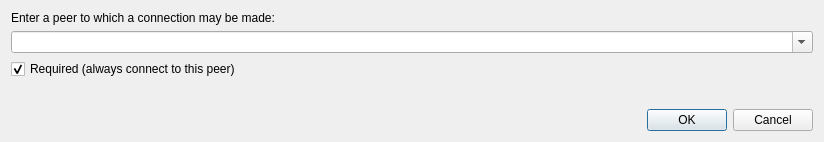
<?xml version="1.0" encoding="UTF-8"?>
<ui version="4.0">
 <class>Connect</class>
 <widget class="QDialog" name="Connect">
  <property name="windowModality">
   <enum>Qt::WindowModal</enum>
  </property>
  <property name="geometry">
   <rect>
    <x>0</x>
    <y>0</y>
    <width>824</width>
    <height>142</height>
   </rect>
  </property>
  <property name="windowTitle">
   <string>Connect to Peer</string>
  </property>
  <property name="modal">
   <bool>true</bool>
  </property>
  <layout class="QVBoxLayout" name="verticalLayout">
   <item>
    <layout class="QFormLayout" name="formLayout">
     <item row="1" column="0" colspan="2">
      <widget class="QLabel" name="formLabel">
       <property name="text">
        <string>Enter a peer to which a connection may be made:</string>
       </property>
       <property name="wordWrap">
        <bool>true</bool>
       </property>
      </widget>
     </item>
     <item row="2" column="0" colspan="2">
      <widget class="QComboBox" name="host">
       <property name="minimumSize">
        <size>
         <width>311</width>
         <height>0</height>
        </size>
       </property>
       <property name="editable">
        <bool>true</bool>
       </property>
      </widget>
     </item>
     <item row="3" column="0" colspan="2">
      <widget class="QCheckBox" name="required">
       <property name="text">
        <string>Required (always connect to this peer)</string>
       </property>
       <property name="checked">
        <bool>true</bool>
       </property>
       <property name="tristate">
        <bool>false</bool>
       </property>
      </widget>
     </item>
    </layout>
   </item>
   <item>
    <widget class="QDialogButtonBox" name="buttonBox">
     <property name="orientation">
      <enum>Qt::Horizontal</enum>
     </property>
     <property name="standardButtons">
      <set>QDialogButtonBox::Cancel|QDialogButtonBox::Ok</set>
     </property>
    </widget>
   </item>
  </layout>
 </widget>
 <resources/>
 <connections>
  <connection>
   <sender>buttonBox</sender>
   <signal>accepted()</signal>
   <receiver>Connect</receiver>
   <slot>accept()</slot>
   <hints>
    <hint type="sourcelabel">
     <x>248</x>
     <y>254</y>
    </hint>
    <hint type="destinationlabel">
     <x>157</x>
     <y>274</y>
    </hint>
   </hints>
  </connection>
  <connection>
   <sender>buttonBox</sender>
   <signal>rejected()</signal>
   <receiver>Connect</receiver>
   <slot>reject()</slot>
   <hints>
    <hint type="sourcelabel">
     <x>316</x>
     <y>260</y>
    </hint>
    <hint type="destinationlabel">
     <x>286</x>
     <y>274</y>
    </hint>
   </hints>
  </connection>
 </connections>
</ui>
